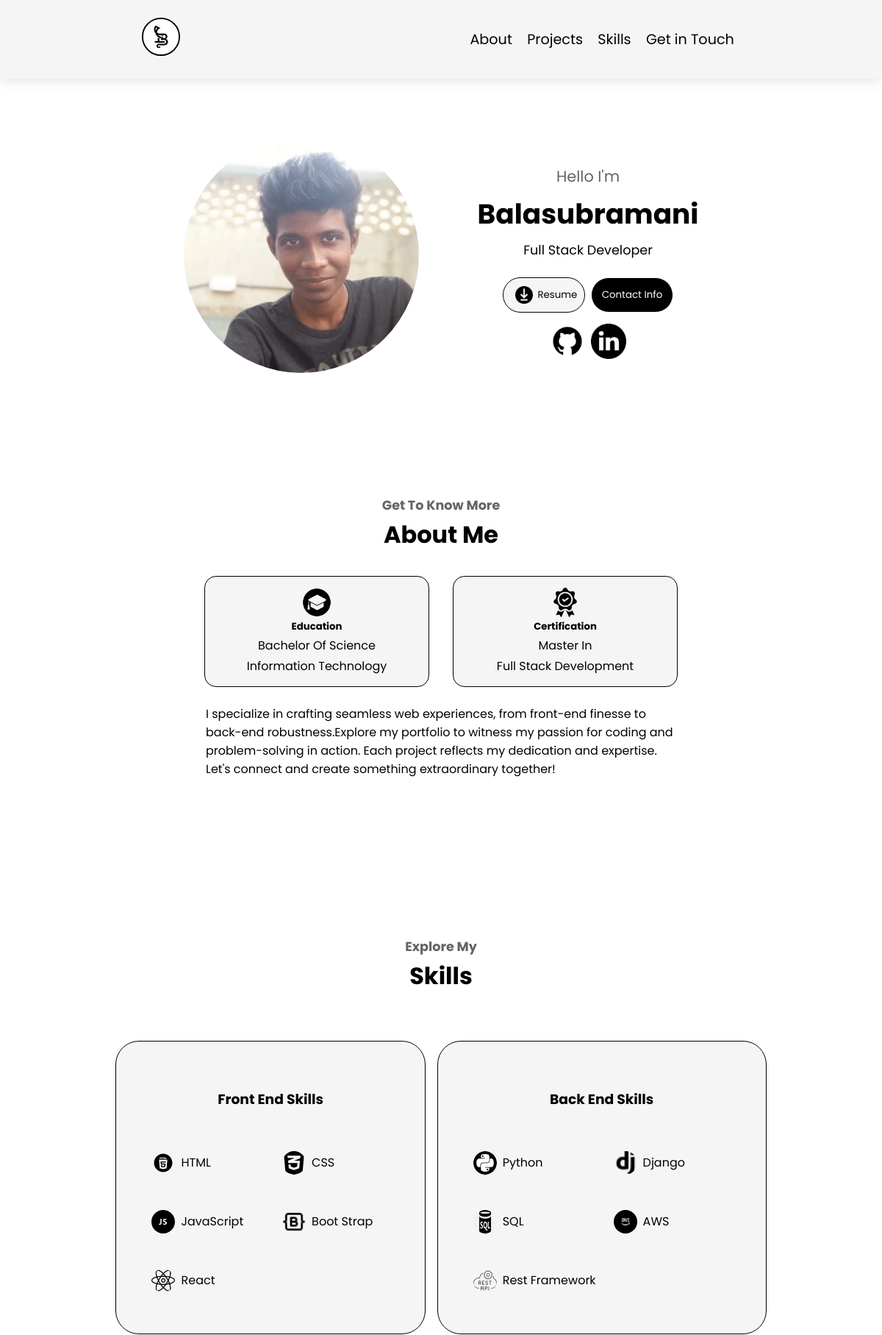
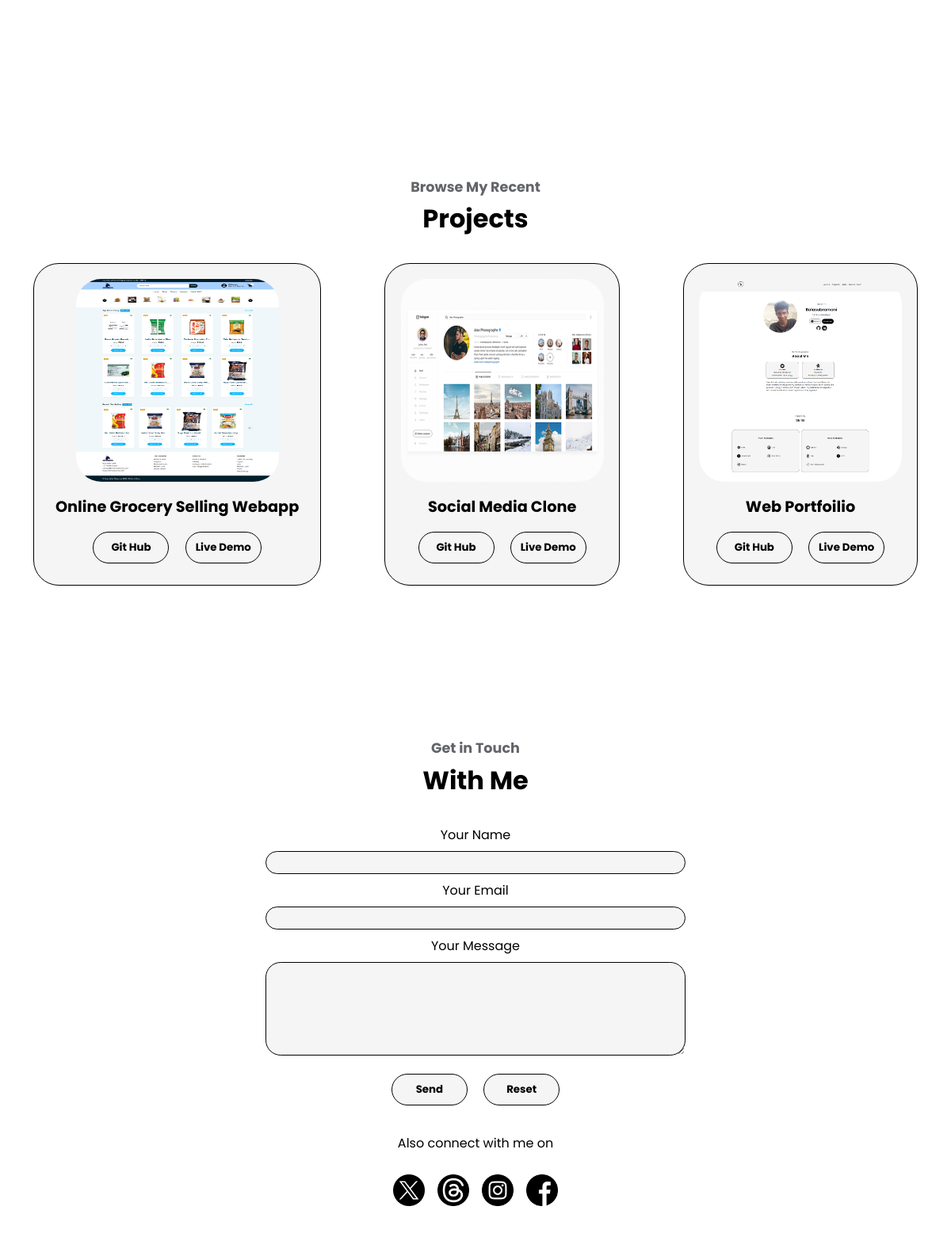
The page / (upper part) on the database its author committed (2 pictures, top to bottom).
### skills/models.py (models this page shows, shortened)
class MyFrontEndSKills(models.Model):
    name = models.CharField(max_length = 64)
    icon = models.ImageField(upload_to="skills_icons")

class MyBackEndSKills(models.Model):
    name = models.CharField(max_length = 64)
    icon = models.ImageField(upload_to="skills_icons")

### projects/models.py (models this page shows, shortened)
class MyProjects(models.Model):
    title = models.CharField(max_length = 64)
    image = models.ImageField(upload_to="project_images")
    github_link = models.CharField(max_length = 512)
    live_link = models.CharField(max_length = 512)

### home/views.py (the view)
# urls.py: path("",homePage,name="homePage")
def homePage(request):
    frontEndSkills = MyFrontEndSKills.objects.all()
    backEndSkills = MyBackEndSKills.objects.all()
    projects = MyProjects.objects.all()
    context = {
        "frontEndSkills" : frontEndSkills,
        "backEndSkills" : backEndSkills,
        "projects" : projects
    }
    return render(request, "home/index.html", context)

### templates/home/index.html (shortened to what this page needs)
{% extends "base/base.html" %}
{% block content %}
{% load static %}
{% include "components/header.html" %}
<div class = "container">
  <section id="profile">
    <div class="profilePic">
      <img src="{% static 'images/Officals/profilePic.jpg' %}" alt="Profile Picture" />
    </div>
    <div id="rightProfileSection">
      <div class="text">
        <div class="greeting">
          <p>Hello I'm</p>
        </div>
        <div class="profileName">
          <h3>Balasubramani</h3>
        </div>
        <div class="profession">
          <p>Full Stack Developer</p>
        </div>
      </div>
      <div class="btns">
        <button class="btn" id="resume">
          <img src="{% static 'images/icons/downloading.png' %}" alt="download Resume" />
          <p>Resume</p>
        </button>
        <button class="btn" id="Contact"><p>Contact Info</p></button>
      </div>
      <div class="links">
        <a href="https://github.com/balasubramani10"><img src="{% static 'images/icons/githubicon.png' %}" alt="Github"/></a>
        <a href="https://www.linkedin.com/in/balasubramani10/"><img src="{% static 'images/icons/linkedin.png' %}" alt=""/></a>
      </div>
    </div>
  </section>
<section id="about">
  <div id="aboutHeader" class="sectionHeader">
    <p>Get To Know More</p>
    <h3>About Me</h3>
  </div>
  <div id="aboutContainer" class="sectionContainer">
    <div id="aboutContent">
      <div id="aboutBanners">
        <div class="aboutBanner" id="education">
          <img src="{% static 'images/icons/education.png' %}" alt="" class="aboutBannerIcon"/>
          <h5>Education</h5>
          <p>Bachelor Of Science</p>
          <p>Information Technology</p>
        </div>
        <div class="aboutBanner" id="certification">
          <img src="{% static 'images/icons/certification.png' %}" alt="" class="aboutBannerIcon"/>
          <h5>Certification</h5>
          <p>Master In</p>
          <p>Full Stack Development</p>
        </div>
      </div>
      <div id="aboutDetails">
        <p>
          I specialize in crafting seamless web experiences, from
          front-end finesse to back-end robustness.Explore my portfolio to
          witness my passion for coding and problem-solving in action.
          Each project reflects my dedication and expertise. Let's connect
          and create something extraordinary together!
        </p>
      </div>
    </div>
  </div>
</section>
{% include "home/skills.html" %}
{% include "home/projects.html" %}
{% include "contact/contact.html" %}
{% include "components/footer.html" %}
{% endblock content %}

### templates/base/base.html (shortened to what this page needs)
<!DOCTYPE html>
<html lang="en">
{% load static %}
<head>
    <link rel="stylesheet" href="{% static  'stylesheet/style.css' %}">
</head>
<body>
    {% block content %}{% endblock content %}
</body>
</html>

### templates/components/header.html (shortened to what this page needs)
{% extends "base/base.html" %}
{% block content %}
{% load static %}
<nav id="navigationBar">
    <div id="NavLogo" class="logo">
      <a href="#profile"><img src="{% static 'images/Officals/myProtfolioLogo.jpg' %}" alt="Balasubramani"/></a>
    </div>
    <div class="navLinks">
      <a href="#about">About</a>
      <a href="#projects">Projects</a>
      <a href="#skills">Skills</a>
      <a href="#contact">Get in Touch</a>
    </div>
  </nav>
{% endblock content %}

### templates/home/skills.html (shortened to what this page needs)
{% extends "base/base.html" %}
{% block content %}
<section id="skills">
    <div id="skillsHeader" class="sectionHeader">
      <p>Explore My</p>
      <h3>Skills</h3>
    </div>
    <div id="skillsContainer" class="sectionContainer">
      <div class="skillBox">
        <div class="skillBoxTitle" id="frontEndBoxTitle">
          <h3>Front End Skills</h3>
        </div>
        <div class="skillsLists" id="frontEndSkillsLists">
          {% for i in  frontEndSkills %}
          <div class="skillsList">
            <img src="{{i.icon}}" alt="HTML" />
            <p>{{i.name}}</p>
          </div>
          {% endfor %}
        </div>
      </div>
      <div class="skillBox">
        <div class="skillBoxTitle" id="backEndBoxTitle">
          <h3>Back End Skills</h3>
        </div>
        <div class="skillsLists" id="backEndSkillsLists">
          {% for i  in backEndSkills %}
          <div class="skillsList">
            <img src="{{i.icon}}" alt="Python" />
            <p>{{i.name}}</p>
          </div>
          {% endfor %}
        </div>
      </div>
    </div>
  </section>
{% endblock content %}

### templates/home/projects.html (shortened to what this page needs)
{% extends "base/base.html" %}
{% block content %}
    <section id="projects">
        <div id="projectsHeader" class="sectionHeader">
          <p>Browse My Recent</p>
          <h3>Projects</h3>
        </div>
        <div id="projectsContainer" class="sectionContainer">
          <div class="projectBoxs">
            {% for i  in projects  %}
            <div class="projectBox">
              <div class="projectBanner">
                <img src="{{i.image}}" alt="" />
              </div>
              <div class="projectTitle">
                <h6>{{i.title}}</h6>
              </div>
              <div class="projectBtns">
                <button class="projectGithub"><a href= "{{i.github_link}}">Git Hub</a></button>
                <button class="projectLiveBtn">Live Demo</button>
              </div>
            </div>
            {% endfor %}
          </div>
        </div>
      </section>
{% endblock content %}

### templates/contact/contact.html (shortened to what this page needs)
{% extends "base/base.html" %}
{% block content %}
{% load static %}
<section id="contact">
    <div id="ContactsHeader" class="sectionHeader">
      <p>Get in Touch</p>
      <h3>With Me</h3>
    </div>
    <div id="contactContainer" class="sectionContainer">
      <div id="contactForm">
        <form action="">
          <label for="visitorName">Your Name</label><br />
          <input type="text" for="yourName" /><br />
          <label for="visitorEmail">Your Email</label><br />
          <input type="email" for="visitorEmail" /><br />
          <label for="visitorMessage">Your Message</label><br />
          <textarea
            name="visitorMessage"
            id="visitorMessage"
            cols="30"
            rows="5"
          ></textarea
          ><br />
          <div id="contactFormBtns">
            <button id="contactSubmitBtn" class="contactBtn" type="submit">
              Send
            </button>
            <button id="contactResetBtn" class="contactBtn" type="reset">
              Reset
            </button>
          </div>
        </form>
      </div>
      <div id="socialLinks">
        <div id="socailLinksHeader">
          <p>Also connect with me on</p>
        </div>
        <div id="socialLinksIcons">
          <div class="socialLink">
            <div class="link">
              <a href="#twitterx"
              ><img src="{% static 'images/icons/twitterxIcon.png' %}" alt="Twitter X"
            /></a>
            </div>
            <div class="link">
              <a href="#theards"
              ><img src=" {% static 'images/icons/threadsIcon.png' %} " alt="Theards"
            /></a>
            </div>
            <div class="link">
              <a href="#instagram"
              ><img src=" {% static 'images/icons/instagramIcon.png' %} " alt="Instagram"
            /></a>
            </div>
            <div class="link">
              <a href="#facebook"
              ><img src=" {% static 'images/icons/facebookicon.png' %} " alt="FaceBook"
            /></a>
            </div>
          </div>
        </div>
      </div>
    </div>
  </section>
</div>
{% endblock content %}

### templates/components/footer.html (shortened to what this page needs)
{% extends "base/base.html" %}

### rows shown on the page
MyFrontEndSKills: icon (picture), name "HTML"
MyFrontEndSKills: icon (picture), name "CSS"
MyFrontEndSKills: icon (picture), name "JavaScript"
MyFrontEndSKills: icon (picture), name "Boot Strap"
MyFrontEndSKills: icon (picture), name "React"
MyBackEndSKills: icon (picture), name "Python"
MyBackEndSKills: icon (picture), name "Django"
MyBackEndSKills: icon (picture), name "SQL"
MyBackEndSKills: icon (picture), name "AWS"
MyBackEndSKills: icon (picture), name "Rest Framework"
MyProjects: image (picture), title "Online Grocery Selling Webapp"
MyProjects: image (picture), title "Social Media Clone"
MyProjects: image (picture), title "Web Portfoilio"
